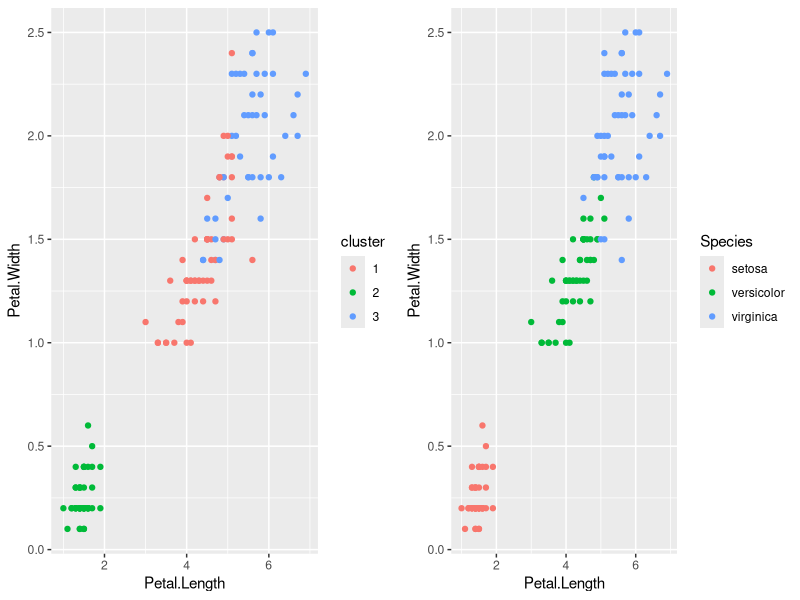

The R script that drew this image:
data(iris)


cl<-kmeans(scale(iris[, names(iris)!='Species']), centers = 3)
cl

table(iris$Species,cl$cluster)

iris$cluster<-factor(cl$cluster)


library(ggplot2)
library(gridExtra)
p1<-ggplot(iris, aes(Petal.Length,Petal.Width, colour=cluster))+geom_point()
p2<-ggplot(iris, aes(Petal.Length,Petal.Width, colour=Species))+geom_point()

gridExtra::grid.arrange(p1, p2, ncol=2)


summary(lm(Sepal.Width~. , data=iris[, sapply(iris, is.numeric)]))




